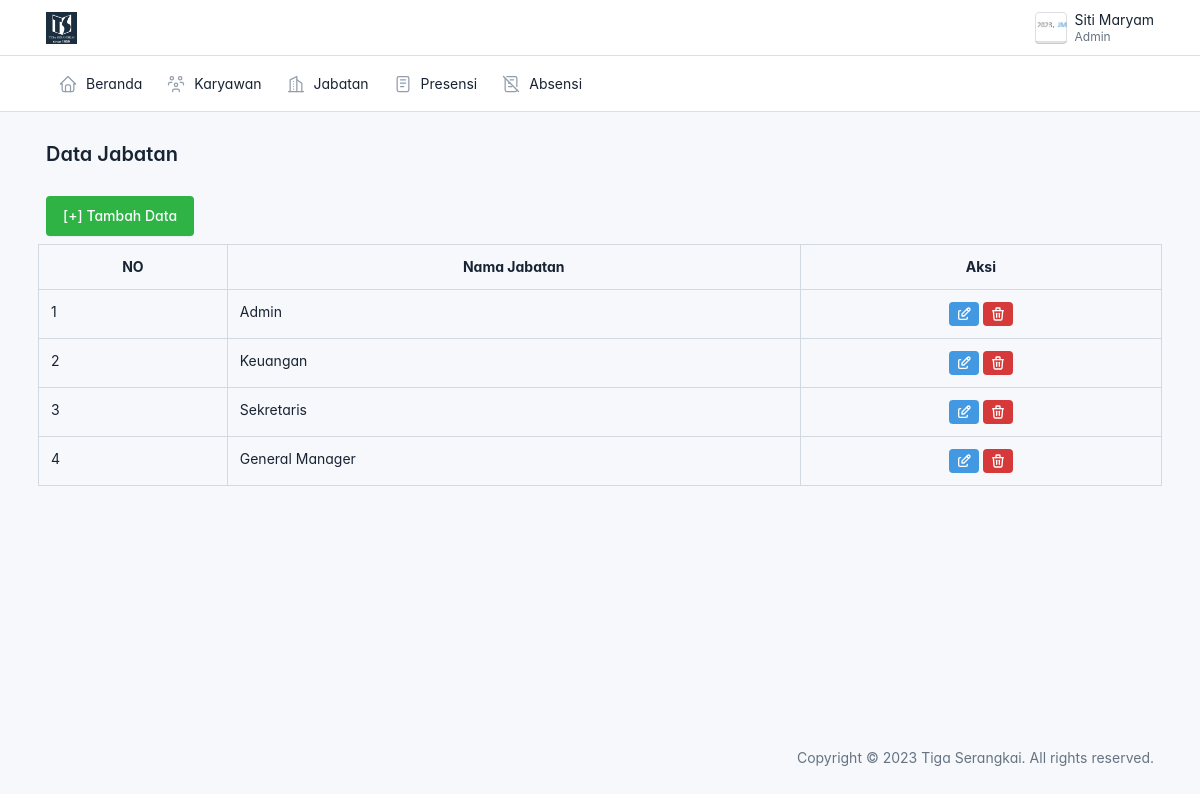
The app's page /admin/jabatan/jabatan.php (signed in) with its own data.
### tables this page shows
CREATE TABLE `karyawan` (
  `id` int(11) NOT NULL,
  `nik` varchar(15) NOT NULL,
  `nama` varchar(50) NOT NULL,
  `jenis_kelamin` varchar(10) NOT NULL,
  `alamat` varchar(255) NOT NULL,
  `no_hp` varchar(15) NOT NULL,
  `jabatan` varchar(50) NOT NULL,
  `foto` varchar(255) NOT NULL
);

CREATE TABLE `jabatan` (
  `id` int(11) NOT NULL,
  `jabatan` varchar(50) NOT NULL
);

### config.php (called while the page is built, shortened)
<?php
function base_url($url = null)
{
    $base_url = 'http://localhost/e-presensi';
    if ($url != null) {
        return $base_url . '/'. $url;
    } else {
        return $base_url;
    }
}
?>

### admin/jabatan/jabatan.php (the view, shortened to what this page needs)
<?php
$judul = "Data Jabatan";
include('../layouts/header.php');
require_once('../../config.php');
$result = mysqli_query($connection, "SELECT*FROM jabatan ORDER BY id ASC");
?>
        <div class="page-body">
          <div class="container-xl">
            <a href="<?= base_url('admin/jabatan/create.php') ?>" class="btn btn-success">[+] Tambah Data</a>
            <div class="row row-deck row-cards mt-1">
            <table class="table table-bordered mt-1">
                <tr class="text-center">
                    <th>NO</th>
                    <th>Nama Jabatan</th>
                    <th>Aksi</th>
                </tr>
                <?php if(mysqli_num_rows($result) === 0): ?>
                    <tr>
                        <td colspan="3">Tidak ada data yang ditampilkan, silakan tambah data</td>
                    </tr>
                    <?php else: ?>
                <?php $no = 1;
                while ($jabatan = mysqli_fetch_array($result)): ?>
                <tr>
                    <td><?= $no++ ?></td>
                    <td><?= $jabatan['jabatan'] ?></td>
                    <td class="text-center">
                        <a href="<?= base_url('admin/jabatan/edit.php?id='.$jabatan['id']) ?>" class="badge bg-info"></a>
                        <a href="<?= base_url('admin/jabatan/delete.php?id='.$jabatan['id']) ?>" class="badge bg-danger button-delete">
                        </a>
                    </td>
                </tr>
                    <?php endwhile; ?>
                    <?php endif; ?>
            </table>
            </div>
          </div>
        </div>
<?php include('../layouts/footer.php');?>

### admin/layouts/header.php (shortened to what this page needs)
<?php
global $judul;
require_once('../../config.php');
$connection = mysqli_connect($db_host, $db_user, $db_pass, $db_name);
$id = $_SESSION['id'];
$query = "SELECT nama, jabatan,foto FROM karyawan WHERE id = ?";
$stmt = mysqli_prepare($connection, $query);
mysqli_stmt_bind_param($stmt, 'i', $id);
mysqli_stmt_execute($stmt);
$result = mysqli_stmt_get_result($stmt);
if ($result && mysqli_num_rows($result) > 0) {
    $user = mysqli_fetch_assoc($result);
} else {
    $namaUser = "Nama tidak ditemukan";
    $jabatanUser = "Jabatan tidak ditemukan";
}
?>
<!doctype html>
<html lang="en">
  <head>
    <link href="<?= base_url('assets/css/tabler.min.css?1692870487') ?>" rel="stylesheet"/>
    <link href="<?= base_url('assets/css/tabler-vendors.min.css?1692870487') ?>" rel="stylesheet"/>
    <link href="<?= base_url('assets/css/demo.min.css?1692870487') ?>" rel="stylesheet"/>
  </head>
  <body >
    <div class="page">
      <header class="navbar navbar-expand-md d-print-none" >
        <div class="container-xl">
          <h1 class="navbar-brand navbar-brand-autodark d-none-navbar-horizontal pe-0 pe-md-3">
            <a href=".">
              <img src="<?= base_url('assets/img/logo.png')?>" width="110" height="32" alt="Tabler" class="navbar-brand-image">
            </a>
          </h1>
          <div class="navbar-nav flex-row order-md-last">
            <div class="nav-item dropdown">
              <a href="#" class="nav-link d-flex lh-1 text-reset p-0" data-bs-toggle="dropdown" aria-label="Open user menu">
                <span class="avatar avatar-sm" style="background-image: url('../../assets/img/foto_karyawan/<?= htmlspecialchars($user['foto']) ?>')"></span>
                <div class="d-none d-xl-block ps-2">
                <div><?= htmlspecialchars($user['nama']) ?></div>
                <div class="mt-1 small text-secondary"><?= htmlspecialchars($user['jabatan']) ?></div>
                </div>
              </a>
            </div>
          </div>
        </div>
      </header>
      <header class="navbar-expand-md">
        <div class="collapse navbar-collapse" id="navbar-menu">
          <div class="navbar">
            <div class="container-xl">
              <ul class="navbar-nav">
                <li class="nav-item">
                  <a class="nav-link" href="<?= base_url('admin/beranda/beranda.php') ?>" >
                    <span class="nav-link-icon d-md-none d-lg-inline-block">
                    </span>
                    <span class="nav-link-title">
                      Beranda
                    </span>
                  </a>
                </li>
                <li class="nav-item">
                  <a class="nav-link" href="<?= base_url('admin/karyawan/karyawan.php') ?>" >
                    <span class="nav-link-icon d-md-none d-lg-inline-block">
                    </span>
                    <span class="nav-link-title">
                      Karyawan
                    </span>
                  </a>
                </li>
                <li class="nav-item">
                  <a class="nav-link" href="<?= base_url('admin/jabatan/jabatan.php') ?>" >
                    <span class="nav-link-icon d-md-none d-lg-inline-block">
                    </span>
                    <span class="nav-link-title">
                      Jabatan
                    </span>
                  </a>
                </li>
                <li class="nav-item">
                  <a class="nav-link" href="<?= base_url('admin/presensi/rekap.php') ?>" >
                    <span class="nav-link-icon d-md-none d-lg-inline-block">
                    </span>
                    <span class="nav-link-title">
                      Presensi
                    </span>
                  </a>
                </li>
                <li class="nav-item">
                  <a class="nav-link" href="<?= base_url('admin/absensi/absensi.php') ?>" >
                    <span class="nav-link-icon d-md-none d-lg-inline-block">
                    </span>
                    <span class="nav-link-title">
                      Absensi
                    </span>
                  </a>
                </li>
              </ul>
            </div>
          </div>
        </div>
      </header>
      <div class="page-wrapper">
        <div class="page-header d-print-none">
          <div class="container-xl">
            <div class="row g-2 align-items-center">
              <div class="col">
                <h2 class="page-title">
                  <?= $judul ?>
                </h2>
              </div>
            </div>
          </div>
        </div>

### admin/layouts/header.php (style rules this page uses)
:root { --tblr-font-sans-serif: 'Inter Var', -apple-system, BlinkMacSystemFont, San Francisco, Segoe UI, Roboto, Helvetica Neue, sans-serif; }
body { font-feature-settings: "cv03", "cv04", "cv11"; }

### records on screen
karyawan: foto (picture), nama "Siti Maryam", jabatan "Admin"
jabatan: jabatan "Admin"
jabatan: jabatan "Keuangan"
jabatan: jabatan "Sekretaris"
jabatan: jabatan "General Manager"

### other values on screen
$judul "Data Jabatan"
